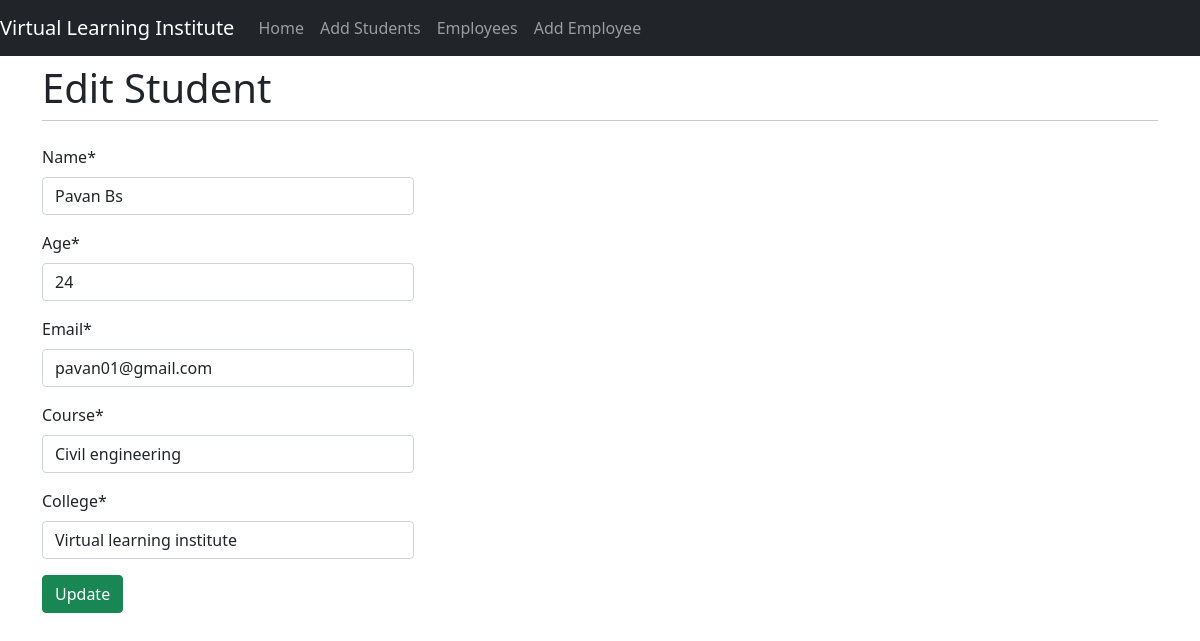
The page /edit/9/ on the database its author committed.
### students/models.py (models this page shows, shortened)
class Student(models.Model):
    name = models.CharField(max_length=100, validators=[validate_name])
    age = models.IntegerField(validators=[MinValueValidator(0), MaxValueValidator(120)])
    email = models.EmailField(validators=[EmailValidator()])
    course = models.CharField(max_length=100, validators=[validate_course])
    college = models.CharField(max_length=100, validators=[validate_college])

### students/views.py (the view)
# urls.py: path('edit/<int:id>/', views.student_edit, name='student_edit'),
def student_edit(request, id):
    student = get_object_or_404(Student, id=id)
    if request.method == 'POST':
        form = StudentForm(request.POST, instance=student)
        if form.is_valid():
            form.save()
            return redirect('student_list')
    else:
        form = StudentForm(instance=student)
    return render(request, 'students/student_form.html', {'form': form, 'edit': True})

### students/forms.py
class StudentForm(forms.ModelForm):
    class Meta:
        model = Student
        fields = ['name', 'age', 'email', 'course', 'college']

### students/templates/students/student_form.html (shortened to what this page needs)
{% extends 'students/base.html' %}
{% load crispy_forms_tags %}
{% block content %}
    <h1 class="mt-2">
        {% block title %}
            {% if edit %}
                Edit Student
            {% else %}
                Add Student
            {% endif %}
        {% endblock %}
    </h1>
    <hr class="mt-0 mb-4">
    <div class="col-4">
        <form method="post" novalidate>
            {{ form | crispy}}
            {% if edit %}
                <button type="submit" class="btn btn-success">Update</button>
            {% else %}
                <button type="submit" class="btn btn-success">Submit</button>
            {% endif %}
        </form>
    </div>
{% endblock %}

### rows shown on the page
Student: name "Pavan Bs", age "24", email "pavan01@gmail.com", course "Civil engineering", college "Virtual learning institute"
